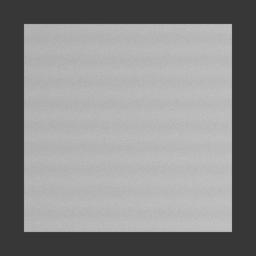
#> input picture Samples/images/inspection_002.jpg, 256 x 256 px
$ python -i inference.py   (imports and definitions only)
#> lines starting #> are read from the running program, lines starting #| are printed output that depends on the picture
#> further down, picture is the input picture: PIL image 256x256 RGB; min 53, max 195, mean 139.4
"""Reference preprocessing and frozen classifier. No web application logic."""
from pathlib import Path
import numpy as np
from PIL import Image, ImageOps
MODEL_VERSION = "BIT-PLATE-CV-1.0"
CLASS_NAMES = ("Normal", "Defective")

def features(image):
    image = ImageOps.exif_transpose(image).convert("RGB")
    image = image.resize((128, 128), Image.Resampling.BILINEAR)
    a = np.asarray(image.convert("L"), dtype=np.float64)[16:112,16:112] / 255.0
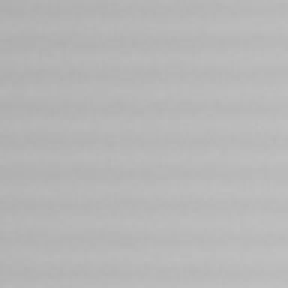
#> a: shape (96, 96) float64 (shown 3 times larger); min 0.682, max 0.749, mean 0.717
    residual = a - np.median(a)
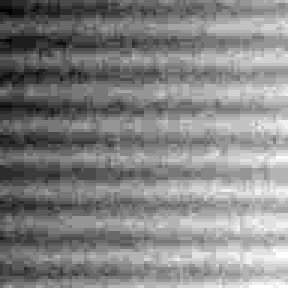
#> residual: shape (96, 96) float64 (shown 3 times larger); min -0.0353, max 0.0314, mean -0.000672; drawn with min black and max white
    return np.array([a.mean(), a.std(), *np.quantile(residual,[.01,.05,.1,.25,.75,.9,.95,.99]),
        *[(residual < -v).mean() for v in [.03,.06,.1,.15,.2]],
        np.abs(np.diff(a,axis=0)).mean(), np.abs(np.diff(a,axis=1)).mean()], dtype=np.float64)

def predict(image_path, model_path=None):
    path = Path(model_path) if model_path else Path(__file__).with_name("classifier.npz")
    with np.load(path, allow_pickle=False) as model:
        x = features(Image.open(image_path))
        z = float(((x-model["mean"])/model["scale"]) @ model["coef"] + model["intercept"].item())
    probability = float(1 / (1 + np.exp(-np.clip(z,-50,50))))
    index = int(probability >= .5)
    return {"predicted_class": CLASS_NAMES[index], "confidence": probability if index else 1-probability,
            "defect_probability": probability, "model_version": MODEL_VERSION}

# [6 lines not run here, left out]

>>> from PIL import Image
>>> picture = Image.open('../Samples/images/inspection_002.jpg')
>>> result = features(picture)
#> result = 17 values, max 0.717 at index 0, min -0.0275 at index 2, mean 0.0433

$ run again, on Samples/images/inspection_010.jpg
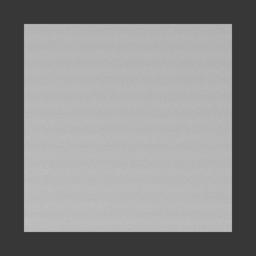
#> input picture Samples/images/inspection_010.jpg, 256 x 256 px
#> picture is the input picture: PIL image 256x256 RGB; min 53, max 192, mean 139.4
#> in features, `residual = a - np.median(a)`:
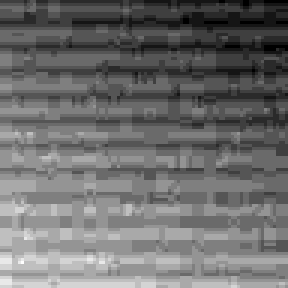
#> residual: shape (96, 96) float64 (shown 3 times larger); min -0.0196, max 0.0275, mean 0.00065; drawn with min black and max white
#> result = 17 values, max 0.718 at index 0, min -0.0157 at index 2, mean 0.0436

$ run again, on Samples/images/inspection_012.jpg
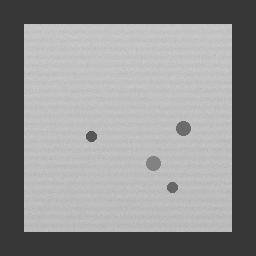
#> input picture Samples/images/inspection_012.jpg, 256 x 256 px
#> picture is the input picture: PIL image 256x256 RGB; min 55, max 218, mean 144.3
#> in features, `a = np.asarray(image.convert("L"), dtype=np.float64)[16:112,16:112] / ..`:
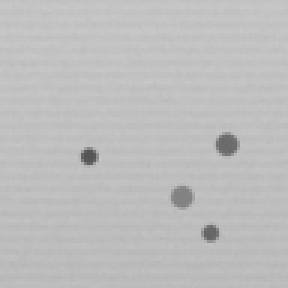
#> a: shape (96, 96) float64 (shown 3 times larger); min 0.333, max 0.784, mean 0.746
#> in features, `residual = a - np.median(a)`:
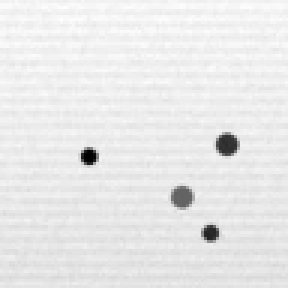
#> residual: shape (96, 96) float64 (shown 3 times larger); min -0.416, max 0.0353, mean -0.0029; drawn with min black and max white
#> result = 17 values, max 0.746 at index 0, min -0.239 at index 2, mean 0.0397
